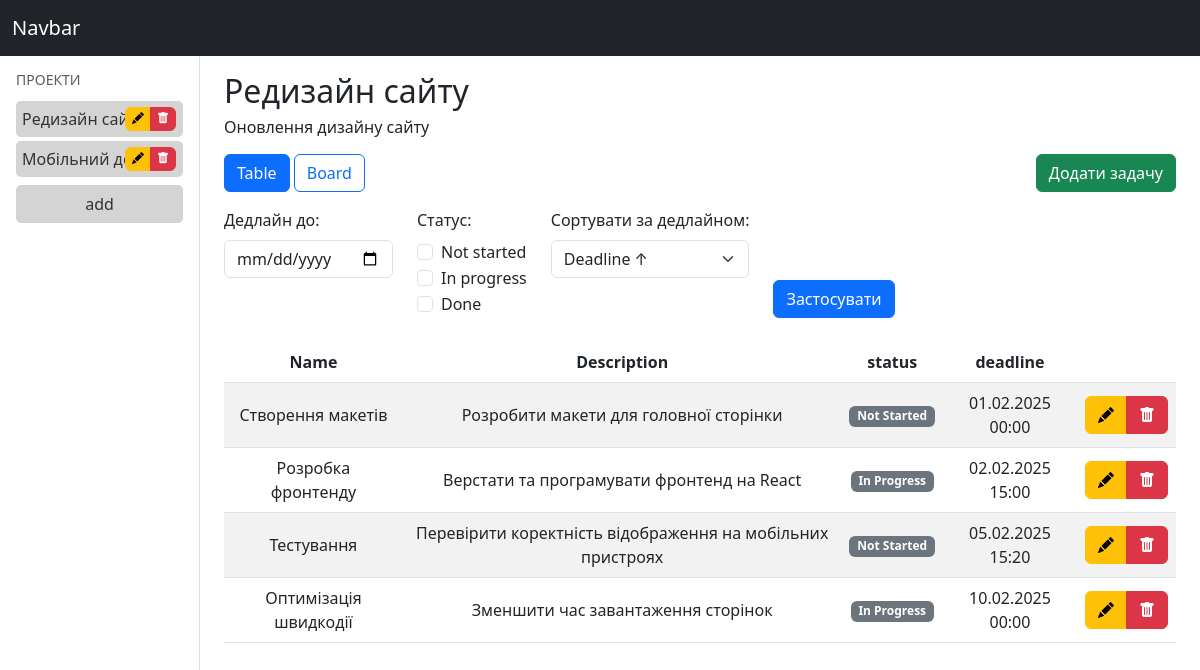
Page /tasks/9 on the committed database.
### tasks/models.py (models this page shows, shortened)
class Project(models.Model):
    name = models.CharField(max_length=255)
    description = models.TextField(blank=True, null=True)

class Task(models.Model):
    STATUS_CHOICES = [
        ('not_started', 'Not Started'),
        ('in_progress', 'In Progress'),
        ('done', 'Done')
    ]
    project = models.ForeignKey(Project, on_delete=models.CASCADE, related_name="tasks")
    name = models.CharField(max_length=255)
    description = models.TextField(blank=True, null=True)
    status = models.CharField(max_length=20, choices=STATUS_CHOICES, default='not_started')
    deadline = models.DateTimeField()

### tasks/views.py (the view)
# urls.py: path("tasks/<int:id>", views.task_list),
def task_list(request, id):
    project = Project.objects.get(id=id)
    if project is not None:
        tasks = project.tasks.all()
        projects = Project.objects.all()
        deadline = request.GET.get("deadline")
        if deadline:
            tasks = tasks.filter(deadline__lte=deadline)
        status_filter = request.GET.getlist("status")
        if status_filter:
            tasks = tasks.filter(status__in=status_filter)
        sort = request.GET.get("sort")
        if sort == "asc":
            tasks = tasks.order_by("deadline")
        elif sort == "desc":
            tasks = tasks.order_by("-deadline")
        view = request.GET.get("view", "table")
        return render(request, "tasks.html", {"project": project, "tasks": tasks, "projects": projects, "view": view})
    return redirect("home")

### tasks/templates/tasks.html (shortened to what this page needs)
{% extends "_layout.html" %}
{% block content %}
<div class="container mt-3">
    <h2>{{ project.name }}</h2>
    <h6>{{ project.description }}</h6>
    <div class="d-flex justify-content-between align-items-center my-3">
        <div>
            <a href="?view=table" class="btn btn-outline-primary {% if view == 'table' %}active{% endif %}">Table</a>
            <a href="?view=board" class="btn btn-outline-primary {% if view == 'board' %}active{% endif %}">Board</a>
        </div>
        <a href="/create_task/{{project.id}}" class="btn btn-success">Додати задачу</a>
    </div>
    <form method="GET" class="mb-3">
        <div class="row">
            <div class="col-auto">
                <label for="deadline" class="form-label">Дедлайн до:</label>
                <input type="date" name="deadline" id="deadline" class="form-control" value="{{ request.GET.deadline }}">
            </div>
            <div class="col-auto">
                <label class="form-label">Статус:</label>
                <div class="form-check">
                    <input class="form-check-input" type="checkbox" name="status" value="not_started"
                        {% if "not_started" in request.GET.status %}checked{% endif %}>
                    <label class="form-check-label">Not started</label>
                </div>
                <div class="form-check">
                    <input class="form-check-input" type="checkbox" name="status" value="in_progress"
                        {% if "in_progress" in request.GET.status %}checked{% endif %}>
                    <label class="form-check-label">In progress</label>
                </div>
                <div class="form-check">
                    <input class="form-check-input" type="checkbox" name="status" value="done"
                        {% if "done" in request.GET.status %}checked{% endif %}>
                    <label class="form-check-label">Done</label>
                </div>
            </div>
            <div class="col-auto">
                <label for="sort" class="form-label">Сортувати за дедлайном:</label>
                <select name="sort" id="sort" class="form-select">
                    <option value="asc" {% if request.GET.sort == "asc" %}selected{% endif %}>Deadline &#8593;</option>
                </select>
            </div>
            <div class="col-auto align-self-end">
                <button type="submit" class="btn btn-primary">Застосувати</button>
            </div>
        </div>
    </form>
    <div class="mt-4">
        {% if view == "board" %}
        <div class="container my-4">
            <div class="row">
                <div class="col-md-4">
                    <h3>Not Started</h3>
                    <table class="table table-striped">
                        <thead>
                            <tr class="text-center align-middle">
                                <th scope="col">Name</th>
                                <th scope="col">Description</th>
                                <th scope="col">Deadline</th>
                                <th></th>
                            </tr>
                        </thead>
                        <tbody>
                            {% for task in tasks %}
                                {% if task.status == 'not_started' %}
                                    <tr class="text-center align-middle">
                                        <td>{{ task.name }}</td>
                                        <td>{{ task.description }}</td>
                                        <td>{{ task.deadline }}</td>
                                        <td>
                                            <div class="btn-group">
                                                <a href="/edit_task/{{task.id}}" class="btn btn-warning" style="font-size: 0.5rem;">
                                                    <i class="bi bi-pencil-fill"></i>
                                                </a>
                                                <a href="/delete_task/{{task.id}}" class="btn btn-danger" style="font-size: 0.5rem;">
                                                    <i class="bi bi-trash-fill"></i>
                                                </a>
                                            </div>
                                        </td>
                                    </tr>
                                {% endif %}
                            {% empty %}
                                <tr>
                                    <td colspan="3">Немає задач.</td>
                                </tr>
                            {% endfor %}
                        </tbody>
                    </table>
                </div>
                <div class="col-md-4">
                    <h3>In Progress</h3>
                    <table class="table table-striped">
                        <thead>
                            <tr class="text-center align-middle">
                                <th scope="col">Name</th>
                                <th scope="col">Description</th>
                                <th scope="col">Deadline</th>
                                <th></th>
                            </tr>
                        </thead>
                        <tbody>
                            {% for task in tasks %}
                                {% if task.status == 'in_progress' %}
                                    <tr class="text-center align-middle">
                                        <td>{{ task.name }}</td>
                                        <td>{{ task.description }}</td>
                                        <td>{{ task.deadline }}</td>
                                        <td>
                                            <div class="btn-group">
                                                <a href="/edit_task/{{task.id}}" class="btn btn-warning" style="font-size: 0.5rem;">
                                                    <i class="bi bi-pencil-fill"></i>
                                                </a>
                                                <a href="/delete_task/{{task.id}}" class="btn btn-danger" style="font-size: 0.5rem;">
                                                    <i class="bi bi-trash-fill"></i>
                                                </a>
                                            </div>
                                        </td>
                                    </tr>
                                {% endif %}
                            {% empty %}
                                <tr>
                                    <td colspan="3">Немає задач.</td>
                                </tr>
                            {% endfor %}
                        </tbody>
                    </table>
                </div>
                <div class="col-md-4">
                    <h3>Done</h3>
                    <table class="table table-striped">
                        <thead>
                            <tr class="text-center align-middle">
                                <th scope="col">Name</th>
                                <th scope="col">Description</th>
                                <th scope="col">Deadline</th>
                                <th></th>
                            </tr>
                        </thead>
                        <tbody>
                            {% for task in tasks %}
                                {% if task.status == 'done' %}
                                    <tr class="text-center align-middle">
                                        <td>{{ task.name }}</td>
                                        <td>{{ task.description }}</td>
                                        <td>{{ task.deadline }}</td>
                                        <td>
                                            <div class="btn-group">
                                                <a href="/edit_task/{{task.id}}" class="btn btn-warning" style="font-size: 0.5rem;">
                                                    <i class="bi bi-pencil-fill"></i>
                                                </a>
                                                <a href="/delete_task/{{task.id}}" class="btn btn-danger" style="font-size: 0.5rem;">
                                                    <i class="bi bi-trash-fill"></i>
                                                </a>
                                            </div>
                                        </td>
                                    </tr>
                                {% endif %}
                            {% endfor %}
                        </tbody>
                    </table>
                </div>
            </div>
        </div>
        {% else %}
            <table class="table table-striped mt-3">
                <thead>
                    <tr class="text-center align-middle">
                        <th>Name</th>
                        <th>Description</th>
                        <th>status</th>
                        <th>deadline</th>
                        <th></th>
                    </tr>
                </thead>
                <tbody>
                    {% for task in tasks %}
                        <tr class="text-center align-middle">
                            <td>{{ task.name }}</td>
                            <td>{{ task.description }}</td>
                            <td><span class="badge bg-secondary">{{ task.get_status_display }}</span></td>
                            <td>{{ task.deadline|date:"d.m.Y H:i" }}</td>
                            <td>
                                <div class="btn-group">
                                    <a href="/edit_task/{{task.id}}" class="btn btn-warning">
                                        <i class="bi bi-pencil-fill"></i>
                                    </a>
                                    <a href="/delete_task/{{task.id}}" class="btn btn-danger">
                                        <i class="bi bi-trash-fill"></i>
                                    </a>
                                </div>
                            </td>
                        </tr>
                    {% endfor %}
                </tbody>
            </table>
        {% endif %}
    </div>
</div>
{% endblock %}

### tasks/templates/_layout.html (shortened to what this page needs)
<!DOCTYPE html>
<html lang="en">
<head>
    <link href="https://cdn.jsdelivr.net/npm/bootstrap@5.3.0/dist/css/bootstrap.min.css" rel="stylesheet">
    <link href="https://cdn.jsdelivr.net/npm/bootstrap-icons/font/bootstrap-icons.css" rel="stylesheet">
</head>
<body>
    <nav class="navbar navbar-dark bg-dark">
        <div class="container-fluid">
            <a class="navbar-brand" href="/">Navbar</a>
        </div>
    </nav>
    <div class="container-fluid">
        <div class="row">
            {% block sidebar %}
                <div class="col-md-3 col-lg-2 sidebar vh-100 p-3 border-end">
                    <h6 class="text-uppercase text-muted small">Проекти</h6>
                    <ul class="nav flex-column">
                        {% for project in projects %}
                            <li class="nav-item d-flex align-items-center mt-1 position-relative">
                                <a class="nav-link project-link flex-grow-1" href="/tasks/{{project.id}}">{{ project.name }}</a>
                                <div class="btn-group position-absolute end-0 top-50 translate-middle-y" style="margin-right: 7px;">
                                    <a href="/edit_project/{{project.id}}" class="btn btn-warning" style="font-size: 0.75rem; padding: 2px 6px;">
                                        <i class="bi bi-pencil-fill"></i>
                                    </a>
                                    <a href="/delete_project/{{project.id}}" class="btn btn-danger" style="font-size: 0.75rem; padding: 2px 6px;">
                                        <i class="bi bi-trash-fill"></i>
                                    </a>
                                </div>
                            </li>
                        {% endfor %}
                    </ul>
                    <a href="/create_project"  class="btn project-btn w-100 mt-2">add</a>
                </div>
            {% endblock %}
            <main class="col-md-9 col-lg-10 ms-sm-auto">
                {% block content %}
                {% endblock %}
            </main>
        </div>
    </div>
</body>
</html>

### tasks/templates/_layout.html (style rules this page uses)
.project-link, .project-btn { color: #333; background-color: #d4d4d4; padding: 6px; border-radius: 5px; transition: background-color 0.2s, color 0.2s; text-decoration: none; }
.project-btn { border: 1px solid #d2d2d2; }

### rows in the picture
Project: name "Редизайн сайту", description "Оновлення дизайну сайту"
Project: name "Мобільний додаток"
Task: name "Створення макетів", description "Розробити макети для головної сторінки", status "Not Started", deadline "01.02.2025 00:00"
Task: name "Розробка фронтенду", description "Верстати та програмувати фронтенд на React", status "In Progress", deadline "02.02.2025 15:00"
Task: name "Тестування", description "Перевірити коректність відображення на мобільних пристроях", status "Not Started", deadline "05.02.2025 15:20"
Task: name "Оптимізація швидкодії", description "Зменшити час завантаження сторінок", status "In Progress", deadline "10.02.2025 00:00"
